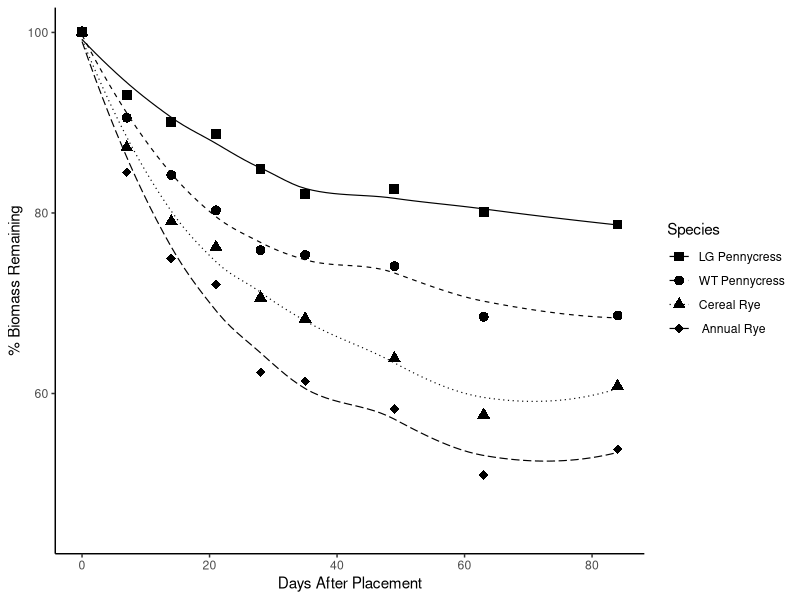
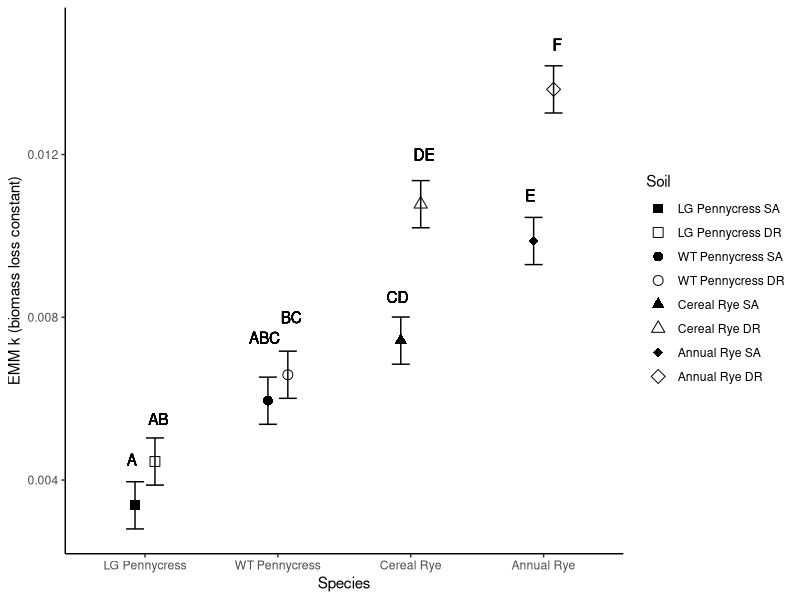
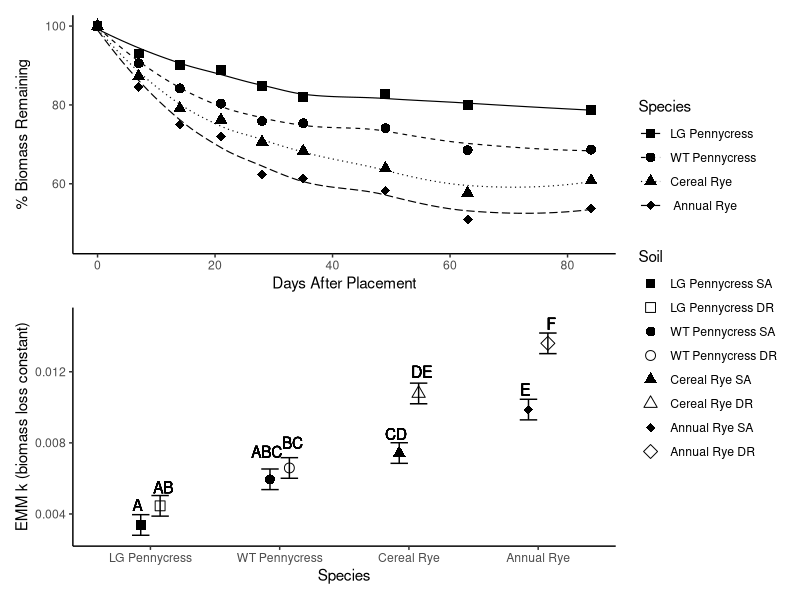
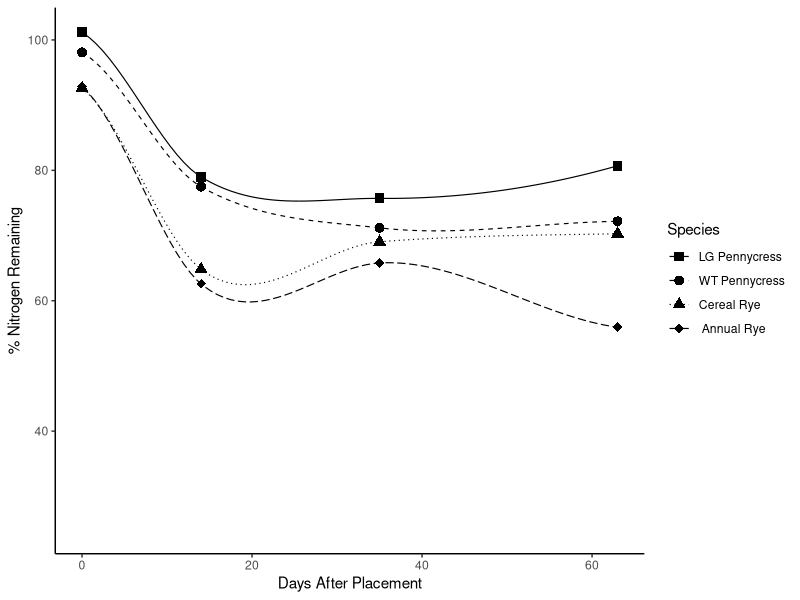
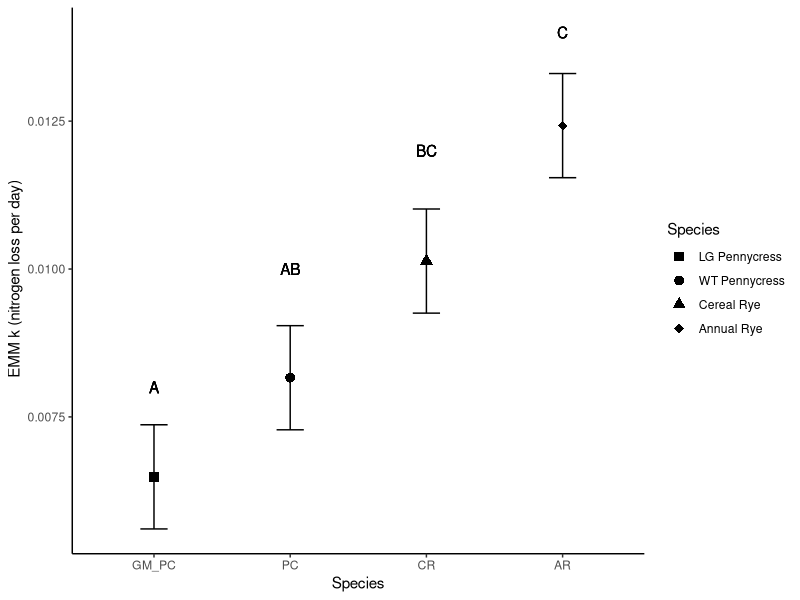
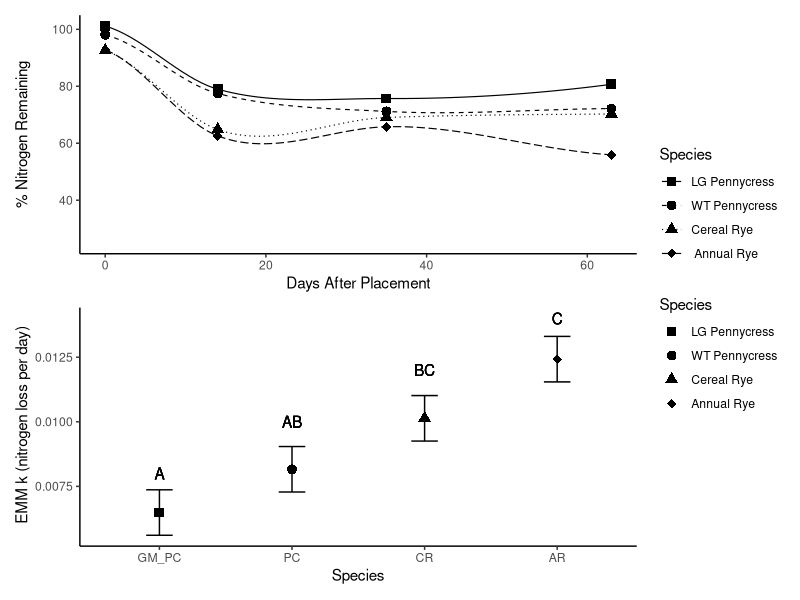
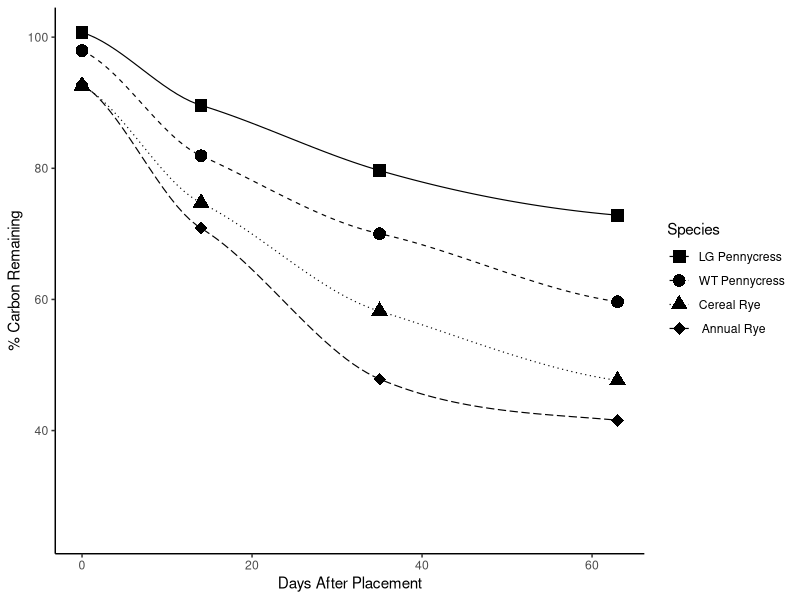
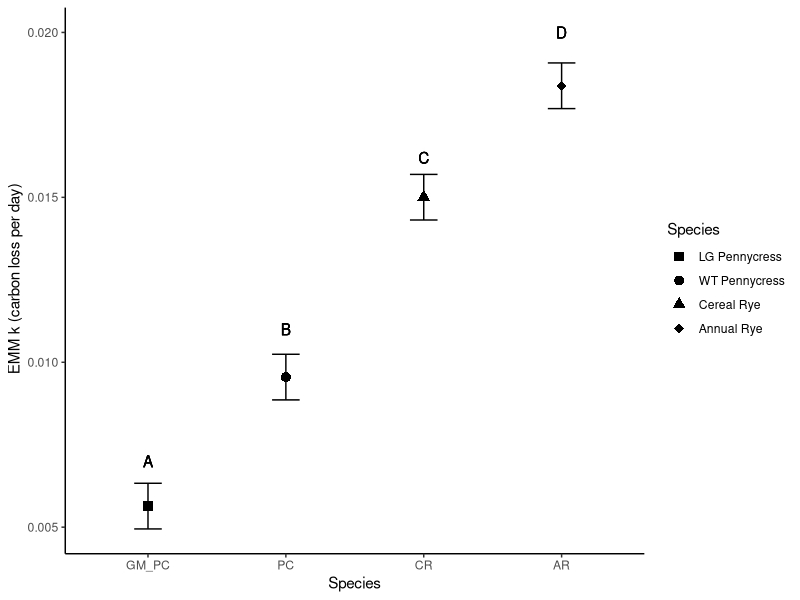

R code for these plots, in order:
# LOAD LIBRARIES ----
library(tidyverse) 
library(patchwork)

# OBJECTIVE ----
# I'm going to use this file for all of the final plotting
# I need to do so that I can do it all in one place.
# At the end of the biomass, nitrogen, and carbon analysis scripts
#I saved the relevant files as csv files
# in the filepath: "output/final". The full data frame for
# the nitrogen and carbon loss data is created and 
# saved in the carbon analysis file so that I only had to do it 
# once and put it in one place. 
# going to start by plotting the percent remaining over time, 
# and them the emmeans graphs with relevant
# statistics. Will see where to go from there. 

# READ IN THE DATA ----

# full nitrogen and carbon data ----
nutrients.df <- 
  read_csv("output/final files from import and k calcs/from import and clean/nutrients.csv")

# full decomp data ----
biomass.df <- 
  read_csv("output/final files from import and k calcs/from import and clean/total biomass.csv")

# now we load in the emmeans for those plots 
# biomass ----
biomass_k_emmeans.df <- 
  read_csv("output/statistical results/biomass results.csv")

# nitrogen ----
nitrogen_k_emmeans.df <- 
  read_csv("output/statistical results/nitrogen results.csv")

# carbon ----
carbon_k_emmeans.df <- 
  read_csv("output/statistical results/carbon results.csv")

# carbon to nitrogen ratios ----
ratios.df <- 
  read_csv("output/carbon to nitrogen ratios/c to n ratios.csv")

# carbon to nitrogen ratios by soil ----
ratio_soils.df <- 
  read_csv("output/carbon to nitrogen ratios/ c to n ratios by soil.csv")

# CLEANING OF FILES ----

# add species to biomass data frame 
biomass_k_emmeans.df <- biomass_k_emmeans.df %>%
  mutate(spp = case_when(
    trt == "GM_PC_1" ~ "gm_pc",
    trt == "GM_PC_2" ~ "gm_pc",
    trt == "PC_1" ~ "pc",
    trt == "PC_2" ~ "pc",
    trt == "CR_1" ~ "cr",
    trt == "CR_2" ~ "cr",
    trt == "AR_1" ~ "ar",
    trt == "AR_2" ~ "ar"))

# add soil to biomass data frame
biomass_k_emmeans.df <- biomass_k_emmeans.df %>%
  mutate(soil = case_when(
    trt == "GM_PC_1" ~ "1",
    trt == "GM_PC_2" ~ "2",
    trt == "PC_1" ~ "1",
    trt == "PC_2" ~ "2",
    trt == "CR_1" ~ "1",
    trt == "CR_2" ~ "2",
    trt == "AR_1" ~ "1",
    trt == "AR_2" ~ "2"))

# rename treatment to spp_soil to work with the graphs i aleady wrote
biomass_k_emmeans.df<- biomass_k_emmeans.df %>%
  rename(spp_soil = trt)

# FIGURES ----

# BIOMASS ----

# percent remaining
total_biomass_days.plot <- biomass.df %>%
  mutate(spp = as.factor(spp)) %>%
  mutate(spp = fct_relevel(spp, "GM_PC", "PC", "CR", "AR")) %>%
  ggplot(mapping = aes(days, pct_mass_remain_corr, shape = spp, linetype = spp)) + 
  stat_summary(fun = mean, na.rm = TRUE, geom = "point", size = 3) +
  geom_smooth(se = FALSE, color = "black", size = 0.4) +
  labs(x = "Days After Placement", y = "% Biomass Remaining") +
  scale_shape_manual(name = "Species",
                     label = c("LG Pennycress", "WT Pennycress", "Cereal Rye", " Annual Rye"),
                     values = c(15, 16, 17, 18)) +
  scale_linetype_manual(name = "Species",
                        label =
                          c("LG Pennycress", "WT Pennycress", "Cereal Rye", " Annual Rye"),
                        values = c(1, 2, 3, 5)) +
  labs(shape = "Species", linetype = "Species") +
  expand_limits(y = 45) +
  theme_classic()

total_biomass_days.plot

# emm contrasts
biomass_contrast.plot <- biomass_k_emmeans.df %>%
  mutate(spp = fct_relevel(spp, "gm_pc", "pc", "cr", "ar")) %>%
  mutate(spp_soil = fct_relevel(spp_soil,
                                "GM_PC_1", "GM_PC_2", "PC_1", "PC_2", "CR_1", "CR_2",
                                "AR_1", "AR_2")) %>%
  ggplot(aes(x=spp)) +
  geom_point(aes(y=emmean, shape = spp_soil, group = soil), 
             position = position_dodge2(width = 0.3), size = 3) +
  geom_errorbar(aes(ymin = emmean-SE, ymax = emmean+SE, group = soil), 
                position = position_dodge2(0.3),
                stat="identity", width = 0.3) + 
  labs(x="Species", y= "EMM k (biomass loss constant)")  +
  geom_text(aes(x = 0.9, y = .0045, label = "A")) +
  geom_text(aes(x = 1.1, y = .0055, label = "AB")) +
  geom_text(aes(x = 1.9, y = .0075, label = "ABC")) +
  geom_text(aes(x = 2.1, y = .008, label = "BC")) +
  geom_text(aes(x = 2.9, y = .0085, label = "CD"))+
  geom_text(aes(x = 3.1, y = .012, label = "DE")) +
  geom_text(aes(x = 3.9, y = .011, label = "E"))+
  geom_text(aes(x = 4.1, y = .0147, label = "F")) +
  scale_x_discrete(labels = c("pc" = "WT Pennycress", "gm_pc" = "LG Pennycress",
                              "cr" = "Cereal Rye", "ar" = "Annual Rye")) +
  scale_shape_manual(name = "Soil ",
                     label = c("LG Pennycress SA","LG Pennycress DR",
                               "WT Pennycress SA", "WT Pennycress DR", 
                               "Cereal Rye SA", "Cereal Rye DR",
                               "Annual Rye SA", "Annual Rye DR"),
                     values = c(15, 0, 16, 1, 17, 2, 18, 5)) +
  expand_limits(ymin = 0.005, ymax = 0.015) +
  theme_classic()

biomass_contrast.plot

# full
total_biomass_days.plot + biomass_contrast.plot + plot_layout(ncol = 1, guides = "collect")


# NITROGEN ----

# mass remaining 
nitrogen_days.plot <- nutrients.df %>%
   mutate(spp = as.factor(spp)) %>%
   mutate(spp = fct_relevel(spp, "GM_PC", "PC", "CR", "AR")) %>%
  ggplot(mapping = aes(days, pct_n_remain, shape = spp, linetype = spp)) +
  stat_summary(fun = mean, na.rm = TRUE, geom = "point", size = 3) +
  geom_smooth(se = FALSE, color = "black", size = 0.4) +
  labs(x = "Days After Placement", y = "% Nitrogen Remaining") +
  scale_shape_manual(name = "Species", 
                     label = c("LG Pennycress", "WT Pennycress", "Cereal Rye", " Annual Rye"),
                     values = c(15, 16, 17, 18)) +
  scale_linetype_manual(name = "Species",
                        label =
                          c("LG Pennycress", "WT Pennycress", "Cereal Rye", " Annual Rye"),
                        values = c(1, 2, 3, 5)) +
  labs(shape = "Species", linetype = "Species") +
  expand_limits(y = 25) +
  theme_classic()

nitrogen_days.plot

# emmeans with spp on x
# empty shapes with fill for soil - soil type differentially affects decomposition by species 
nitrogen_emm.plot <- nitrogen_k_emmeans.df %>%
  mutate(spp = fct_relevel(spp, "GM_PC", "PC", "CR", "AR")) %>%
  ggplot(aes(x=spp, shape = spp)) +
  geom_point(aes(y=emmean), size=3) +
  geom_errorbar(aes(ymin = emmean-SE, ymax = emmean+SE), 
                stat="identity", width = 0.2) +
  labs(x="Species", y= " EMM k (nitrogen loss per day)")  +
  geom_text(aes(x = 1, y = .008, label = "A")) +
  geom_text(aes(x = 2, y = .010, label = "AB")) +
  geom_text(aes(x = 3, y = .012, label = "BC"))+
  geom_text(aes(x = 4, y = .014, label = "C")) +
  scale_x_discrete(labels = c("pc" = "WT Pennycress", "gm_pc"= "LG Pennycress",
                              "cr" = "Cereal Rye", "ar" = "Annual Rye")) +
  scale_shape_manual(name = "Species", 
                     label = c("LG Pennycress", "WT Pennycress", "Cereal Rye", "Annual Rye"),
                     values = c(15, 16, 17, 18)) +
  theme_classic()

nitrogen_emm.plot

# full
nitrogen_days.plot + nitrogen_emm.plot + plot_layout(guides = "collect", ncol = 1)

# CARBON ----

# mass remaining 
carbon.plot <- nutrients.df %>%
  mutate(spp = as.factor(spp)) %>%
  mutate(spp = fct_relevel(spp, "GM_PC", "PC", "CR", "AR")) %>%
  ggplot(mapping = aes(days, pct_c_remain, shape = spp, linetype = spp)) +
  stat_summary(fun = mean, na.rm = TRUE, geom = "point", size = 4) +
  geom_smooth(se = FALSE, color = "black", size = 0.4) +
  labs(x = "Days After Placement", y = "% Carbon Remaining") +
  scale_shape_manual(name = "Species", 
                     label = c("LG Pennycress", "WT Pennycress", "Cereal Rye", " Annual Rye"),
                     values = c(15, 16, 17, 18)) +
  scale_linetype_manual(name = "Species",
                        label =
                          c("LG Pennycress", "WT Pennycress", "Cereal Rye", " Annual Rye"),
                        values = c(1, 2, 3, 5)) +
  labs(shape = "Species", linetype = "Species") +
  expand_limits(y = 25) +
  theme_classic()

carbon.plot

# emmeans 
carbon_emm.plot <- carbon_k_emmeans.df %>%
  mutate(spp = fct_relevel(spp, "GM_PC", "PC", "CR", "AR")) %>%
  ggplot(aes(x=spp, shape = spp)) +
  geom_point(aes(y=emmean), size=3) +
  geom_errorbar(aes(ymin = emmean-SE, ymax = emmean+SE), 
                stat="identity", width = 0.2) +
  labs(x="Species", y= " EMM k (carbon loss per day)")  +
  geom_text(aes(x = 1, y = .007, label = "A")) +
  geom_text(aes(x = 2, y = .011, label = "B")) +
  geom_text(aes(x = 3, y = .0162, label = "C"))+
  geom_text(aes(x = 4, y = .02, label = "D")) +
  scale_x_discrete(labels = c("pc" = "WT Pennycress", "gm_pc"= "LG Pennycress",
                              "cr" = "Cereal Rye", "ar" = "Annual Rye")) +
  scale_shape_manual(name = "Species", 
                     label = c("LG Pennycress", "WT Pennycress", "Cereal Rye", "Annual Rye"),
                     values = c(15, 16, 17, 18)) +
  expand_limits(ymin = 0.005, ymax = 0.02) +
  theme_classic()

carbon_emm.plot

# carbon plots together
carbon.plot + carbon_emm.plot + plot_layout(ncol = 1)

# PUT THE PLOTS TOGETHER FOR THE PAPER ----

# biomass ----
final_biomass.plot <- 
  total_biomass_days.plot + biomass_contrast.plot + plot_layout(ncol = 1, guides = "collect")

# save it 
ggsave(final_biomass.plot, path = "output/figures/final biomass.jpg",
       units = "in", width = 6, height = 6, dpi = 700)

ggsave("output/figures/final biomass.jpg", final_biomass.plot,
       width = 7, height = 7, dpi = 700)

# nitrogen ----
final_nitrogen.plot <- 
  nitrogen_days.plot + nitrogen_emm.plot + plot_layout(guides = "collect", ncol = 1)

# save it
ggsave("output/figures/final nitrogen.jpg", final_nitrogen.plot,
       width = 7, height = 7, dpi = 700)

# carbon ----
final_carbon.plot <- 
  carbon.plot + carbon_emm.plot + plot_layout(ncol = 1)

#save it 
ggsave("output/figures/final carbon.jpg", final_carbon.plot,
       width = 7, height = 7, dpi = 700)


# CARBON TO NITROGEN RATIOS PLOTTING ----

# just looking at initial carbon to nitrogen ratio by species
ratios.df %>%
  filter(days == 0) %>%
  ggplot(mapping = aes(spp, mean, shape = spp)) +
  geom_point(size = 3) +
  scale_shape_manual(name = "Species", 
                     label = c("Annual Rye", "Cereal Rye", "LG Pennycress", " WT Pennycress"),
                     values = c(15, 16, 17, 18)) +
  labs(x = "Species", y = "Initial Carbon to Nitrogen Ratio") +
  theme_classic()
  
# with comparisons to other papers and sources
ratios.df %>%
  filter(days == 0) %>%
  mutate(spp = fct_relevel(spp, "GM_PC", "PC", "CR", "AR")) %>%
  ggplot(mapping = aes(spp, mean, shape = spp)) +
  geom_point(size = 5) +
  scale_shape_manual(name = "Species", 
                     label = c("LG Pennycress", "WT Pennycress", "Cereal Rye", "Annual Rye"),
                     values = c(15, 16, 17, 18)) +
  scale_x_discrete(labels = c("PC" = "WT Pennycress", "GM_PC"= "LG Pennycress",
                              "CR" = "Cereal Rye", "AR" = "Annual Rye")) +
  geom_text(aes(x = 1, y = 11, label = "Hairy Vetch")) +
  geom_text(aes(x = 1, y = 57, label = "Corn Stover")) +
  geom_text(aes(x = 1, y = 24, label = "Ideal Microbial Diet")) +
  labs(x = "Species", y = "Initial Carbon to Nitrogen Ratio") +
  theme_classic()

# at cn of 24/25 to 1 there is no leftover carbon or nitrogen!


  




